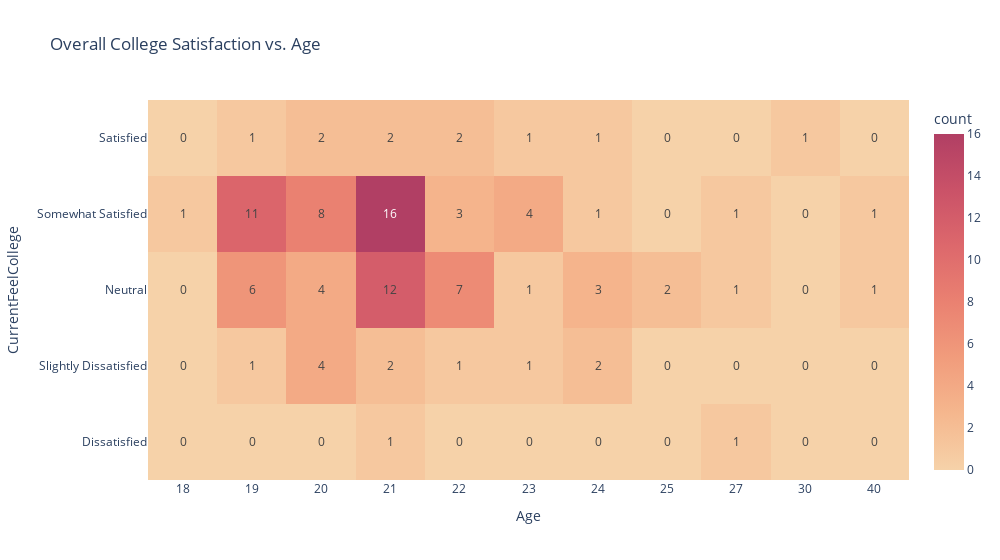

Write notebook code for a chart like this one.
### Markdown cell above
### Age vs College Satisfaction/GPA

### Code cell
AvsCs= plx.density_heatmap(pqdf, x=pqdf.Age, y=pqdf.CurrentFeelCollege, text_auto=True, 
    category_orders={"Age":['18','19','20','21', '22','23','24','25','27','30','40'],
                "CurrentFeelCollege":['Satisfied','Somewhat Satisfied','Neutral','Slightly Dissatisfied','Dissatisfied']},
                color_continuous_scale="redor",width=1000,title="Overall College Satisfaction vs. Age")
AvsCs.show()

### Figure 1 — Plotly figure (JSON) as saved in the notebook; plotly's stock layout.template omitted (floating-point values rounded to 4 significant figures)
{"data": [{"coloraxis": "coloraxis", "hovertemplate": "Age=%{x}<br>CurrentFeelCollege=%{y}<br>count=%{z}<extra></extra>", "name": "", "texttemplate": "%{z}", "type": "histogram2d", "x": ["22", "22", "27", "24", "40", "21", "21", "21", "20", "22", "21", "21", "19", "21", "22", "21", "21", "21", "22", "21", "21", "21", "21", "21", "21", "21", "21", "27", "24", "20", "21", "21", "20", "22", "20", "20", "21", "21", "23", "21", "20", "40", "19", "23", "27", "20", "24", "21", "20", "22", "20", "19", "19", "24", "20", "23", "21", "24", "25", "23", "24", "21", "25", "21", "21", "21", "21", "20", "23", "22", "19", "18", "21", "20", "19", "19", "19", "21", "20", "19", "19", "20", "19", "19", "20", "19", "23", "19", "19", "19", "21", "19", "19", "19", "20", "20", "22", "22", "20", "22", "22", "24", "21", "30", "23", "22"], "xaxis": "x", "xbingroup": "x", "y": ["Neutral", "Somewhat Satisfied", "Neutral", "Neutral", "Neutral", "Somewhat Satisfied", "Satisfied", "Somewhat Satisfied", "Somewhat Satisfied", "Neutral", "Neutral", "Neutral", "Somewhat Satisfied", "Neutral", "Neutral", "Neutral", "Slightly Dissatisfied", "Neutral", "Somewhat Satisfied", "Somewhat Satisfied", "Somewhat Satisfied", "Neutral", "Neutral", "Somewhat Satisfied", "Somewhat Satisfied", "Neutral", "Dissatisfied", "Somewhat Satisfied", "Slightly Dissatisfied", "Somewhat Satisfied", "Neutral", "Somewhat Satisfied", "Somewhat Satisfied", "Neutral", "Neutral", "Slightly Dissatisfied", "Somewhat Satisfied", "Neutral", "Somewhat Satisfied", "Somewhat Satisfied", "Slightly Dissatisfied", "Somewhat Satisfied", "Somewhat Satisfied", "Somewhat Satisfied", "Dissatisfied", "Satisfied", "Satisfied", "Somewhat Satisfied", "Neutral", "Neutral", "Neutral", "Somewhat Satisfied", "Slightly Dissatisfied", "Somewhat Satisfied", "Somewhat Satisfied", "Slightly Dissatisfied", "Satisfied", "Slightly Dissatisfied", "Neutral", "Somewhat Satisfied", "Neutral", "Neutral", "Neutral", "Somewhat Satisfied", "Somewhat Satisfied", "Somewhat Satisfied", "Somewhat Satisfied", "Satisfied", "Neutral", "Neutral", "Somewhat Satisfied", "Somewhat Satisfied", "Somewhat Satisfied", "Somewhat Satisfied", "Neutral", "Neutral", "Neutral", "Slightly Dissatisfied", "Slightly Dissatisfied", "Neutral", "Satisfied", "Somewhat Satisfied", "Somewhat Satisfied", "Neutral", "Somewhat Satisfied", "Somewhat Satisfied", "Somewhat Satisfied", "Somewhat Satisfied", "Somewhat Satisfied", "Somewhat Satisfied", "Somewhat Satisfied", "Somewhat Satisfied", "Neutral", "Somewhat Satisfied", "Slightly Dissatisfied", "Somewhat Satisfied", "Neutral", "Slightly Dissatisfied", "Neutral", "Satisfied", "Satisfied", "Neutral", "Neutral", "Satisfied", "Satisfied", "Somewhat Satisfied"], "yaxis": "y", "ybingroup": "y"}], "layout": {"coloraxis": {"colorbar": {"title": {"text": "count"}}, "colorscale": [[0, "rgb(246, 210, 169)"], [0.1667, "rgb(245, 183, 142)"], [0.3333, "rgb(241, 156, 124)"], [0.5, "rgb(234, 129, 113)"], [0.6667, "rgb(221, 104, 108)"], [0.8333, "rgb(202, 82, 104)"], [1, "rgb(177, 63, 100)"]]}, "legend": {"tracegroupgap": 0}, "title": {"text": "Overall College Satisfaction vs. Age"}, "width": 1000, "xaxis": {"anchor": "y", "categoryarray": ["18", "19", "20", "21", "22", "23", "24", "25", "27", "30", "40"], "categoryorder": "array", "domain": [0, 1], "title": {"text": "Age"}}, "yaxis": {"anchor": "x", "categoryarray": ["Dissatisfied", "Slightly Dissatisfied", "Neutral", "Somewhat Satisfied", "Satisfied"], "categoryorder": "array", "domain": [0, 1], "title": {"text": "CurrentFeelCollege"}}}}
